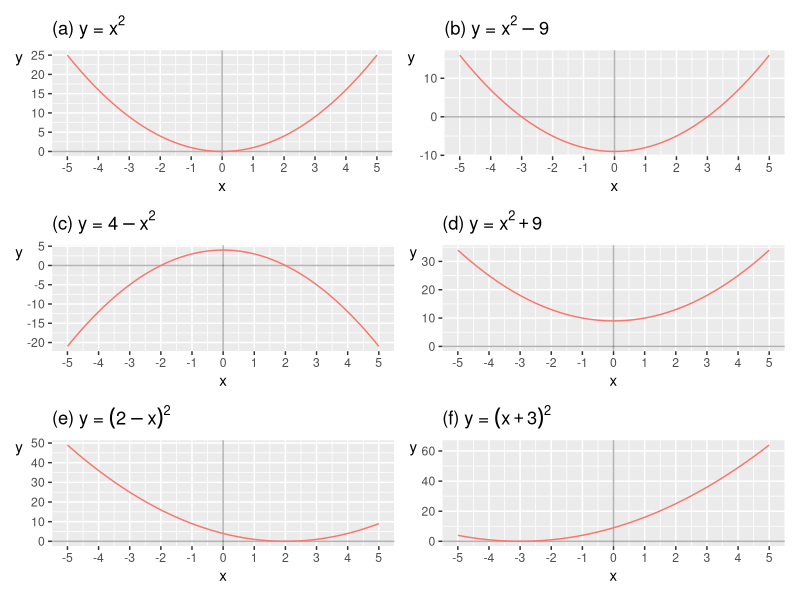
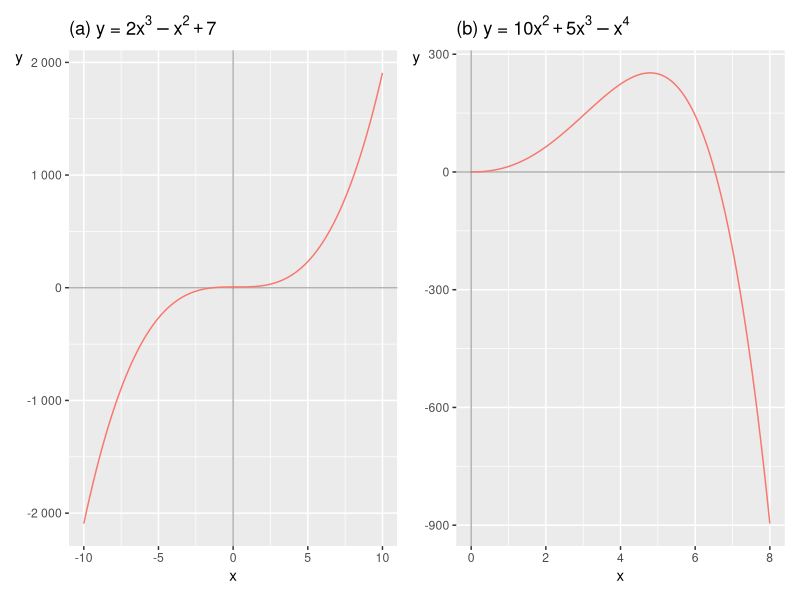
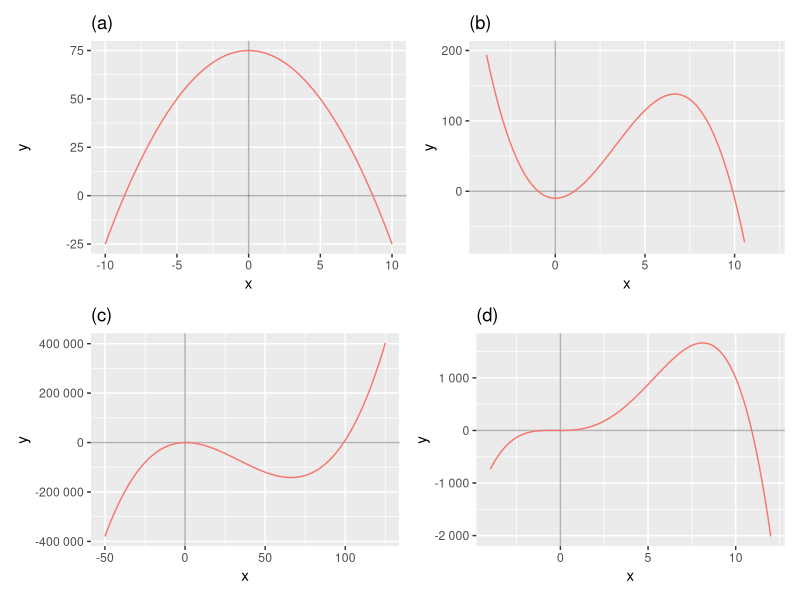

Reproduce these figures in R, in order.
## ---- chunk 1
library("tidyverse")
library("patchwork")
the_g6 <- ggplot(tibble(x=-5:5), aes(x)) +
  geom_vline(xintercept=0, alpha=.3) +
  geom_hline(yintercept=0, alpha=.3) +
  scale_x_continuous(breaks=-5:5)
th6 <- theme(axis.title.y=element_text(angle=0), text=element_text(size=11))

g_x2_a <- the_g6 + geom_function(fun=function(x) x^2, color="#F8766D") + ggtitle(bquote("(a) y ="~x^2)) + th6
g_x2_b <- the_g6 + geom_function(fun=function(x) x^2-9, color="#F8766D") + ggtitle(bquote("(b) y ="~x^2-9)) + th6
g_x2_c <- the_g6 + geom_function(fun=function(x) 4-x^2, color="#F8766D") + ggtitle(bquote("(c) y ="~4-x^2)) + th6
g_x2_d <- the_g6 + geom_function(fun=function(x) x^2+9, color="#F8766D") + ggtitle(bquote("(d) y ="~x^2+9)) + th6
g_x2_e <- the_g6 + geom_function(fun=function(x) (2-x)^2, color="#F8766D") + ggtitle(bquote("(e) y ="~(2-x)^2)) + th6
g_x2_f <- the_g6 + geom_function(fun=function(x) (x+3)^2, color="#F8766D") + ggtitle(bquote("(f) y ="~(x+3)^2)) + th6

g_x2_plots <- (g_x2_a + g_x2_b) / (g_x2_c + g_x2_d) / (g_x2_e + g_x2_f)
print(g_x2_plots)
## ---- chunk 2
p6b <- ggplot(tibble(x=-10:10), aes(x)) +
  geom_vline(xintercept=0, alpha=.3) +
  geom_hline(yintercept=0, alpha=.3) +
  theme(axis.title.y=element_text(angle=0), text=element_text(size=11)) +
  scale_y_continuous(labels=function(x) format(x, big.mark=" ", scientific=FALSE))

g_poly_1 <- p6b + geom_function(fun=function(x) 2*x^3-x^2+7, color="#F8766D") +
  labs(title=bquote("(a) y ="~2*x^3-x^2+7))
g_poly_2 <- p6b + geom_function(fun=function(x) 10*x^2+5*x^3-x^4, color="#F8766D") +
  xlim(0,8) +
  labs(title=bquote("(b) y ="~10*x^2+5*x^3-x^4))

gpoly <- g_poly_1 + g_poly_2
print(gpoly)
## ---- chunk 3
p6a <- ggplot(tibble(x=0:10), aes(x)) +
  geom_vline(xintercept=0, alpha=.3) +
  geom_hline(yintercept=0, alpha=.3) +
  scale_y_continuous(labels=function(x) format(x, big.mark=" ", scientific=FALSE))

gx2a6 <- p6a + geom_function(fun=function(x) 75-x^2, color="#F8766D") + xlim(-10,10) + labs(title="(a)")
gx2b6 <- p6a + geom_function(fun=function(x) -10+10*x^2-x^3, color="#F8766D") + xlim(-4,12) + ylim(-75,200) + labs(title="(b)")
gx2c6 <- p6a + geom_function(fun=function(x) 100*x-100*x^2+x^3, color="#F8766D") + xlim(-50,125) + labs(title="(c)")
gx2d6 <- p6a + geom_function(fun=function(x) 10*x^2+10*x^3-x^4, color="#F8766D") + xlim(-4,12) + labs(title="(d)")

print((gx2a6 + gx2b6) / (gx2c6 + gx2d6))
